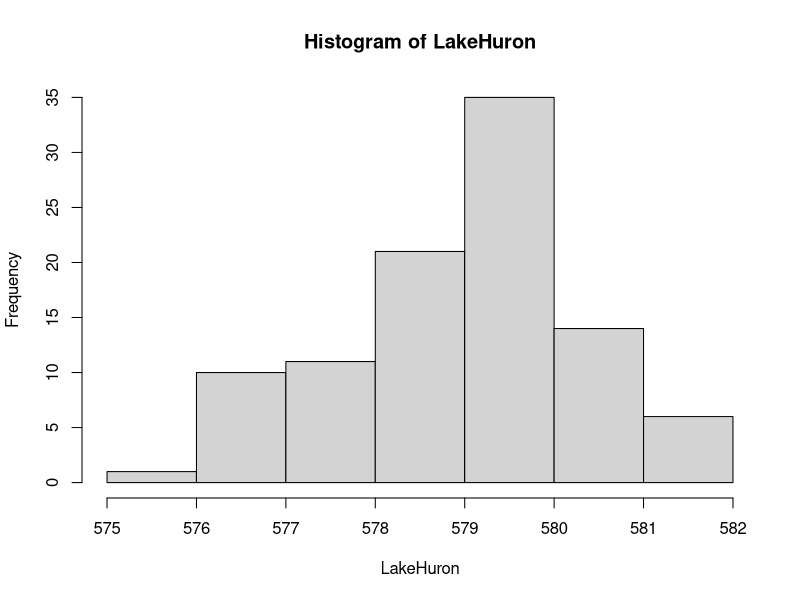

R code for this plot:
## ---- chunk 1
rm(list=ls())
data("LakeHuron")
## ---- chunk 2
hist(LakeHuron)
lowHi <- c(which.min(LakeHuron), which.max(LakeHuron))
yearExtrema <- attributes(LakeHuron)$tsp[1]-1 + lowHi
